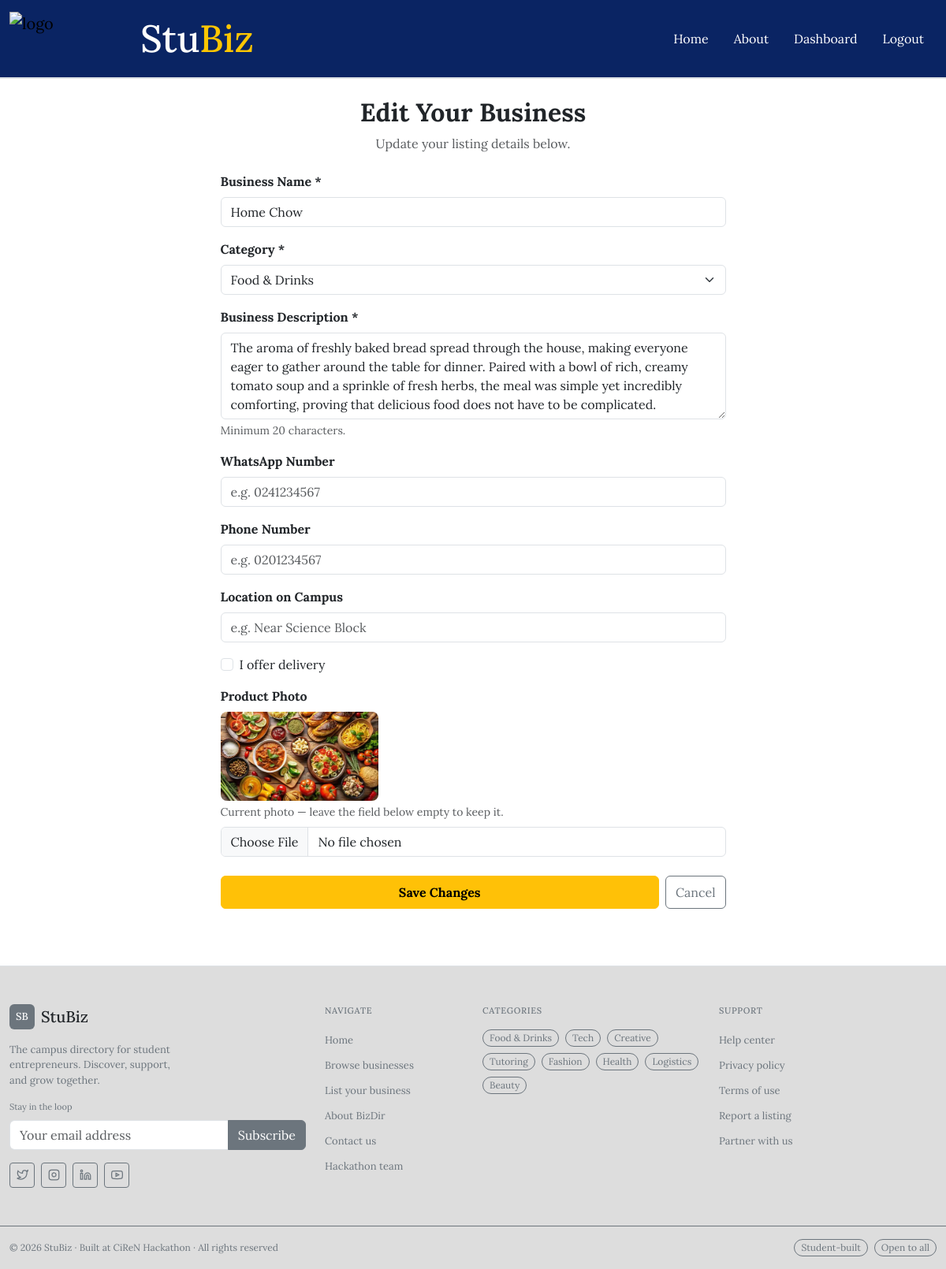
Screenshot of /business/52/edit (signed in) with the database file from the repository.
### tables this page shows
CREATE TABLE businesses (
    id              INTEGER PRIMARY KEY AUTOINCREMENT,
    business_name   TEXT NOT NULL,
    owner_name      TEXT NOT NULL,
    category        TEXT NOT NULL,
    description     TEXT NOT NULL,
    whatsapp        TEXT,
    phone           TEXT,
    location        TEXT,
    delivers        INTEGER DEFAULT 0,
    photo_filename  TEXT,
    date_added      TIMESTAMP DEFAULT CURRENT_TIMESTAMP,
    is_verified     INTEGER DEFAULT 0,
    email           TEXT
, user_id INTEGER);

### app.py (the view, shortened to what this page needs)
@app.route("/business/<int:business_id>/edit", methods=["GET", "POST"])
@login_required
def edit_business(business_id):
    business = database.get_business_by_id(business_id)
    if not business or business['user_id'] != current_user.id:
        flash("Security Alert: You do not have permission to edit this listing.", "error")
        return redirect(url_for('dashboard'))
    return render_template("edit_business.html", business=business)

### app.py (called while the page is built)
@login_manager.user_loader
def load_user(user_id):
    row = database.get_user_by_id(int(user_id))
    if row:
        return User(row)
    return None

### database.py (called while the page is built)
def get_connection():
    conn = sqlite3.connect(DATABASE_PATH)
    conn.row_factory = sqlite3.Row
    return conn

def get_business_by_id(business_id):
    conn = get_connection()
    row = conn.execute(
        "SELECT * FROM businesses WHERE id = ?",
        (business_id,)
    ).fetchone()
    conn.close()
    return row

def get_user_by_id(user_id):
    conn = get_connection()
    row = conn.execute("SELECT * FROM users WHERE id = ?", (user_id,)).fetchone()
    conn.close()
    return row

### templates/edit_business.html (shortened to what this page needs)
{% extends "base.html" %}
{% block main %}
<div class="container py-4">
    <div class="row justify-content-center">
        <div class="col-md-7">
            <div class="text-center mb-4">
                <h2 class="fw-bold">Edit Your Business</h2>
                <p class="text-muted">Update your listing details below.</p>
            </div>
            <form action="/business/{{ business.id }}/edit" method="POST" enctype="multipart/form-data">
                <div class="mb-3">
                    <label class="form-label fw-bold">Business Name *</label>
                    <input type="text" name="business_name" class="form-control"
                           value="{{ business.business_name }}" required>
               </div>
                <div class="mb-3">
                    <label class="form-label fw-bold">Category *</label>
                    <select name="category" class="form-select" required>
                        <option value="Food & Drinks" {% if business.category == "Food & Drinks" %}selected{% endif %}>Food & Drinks</option>
                    </select>
                </div>
                <div class="mb-3">
                    <label class="form-label fw-bold">Business Description *</label>
                    <textarea name="description" class="form-control" rows="4"
                              required>{{ business.description }}</textarea>
                    <div class="form-text text-muted">Minimum 20 characters.</div>
                </div>
                <div class="mb-3">
                    <label class="form-label fw-bold">WhatsApp Number</label>
                    <input type="text" name="whatsapp" class="form-control"
                           value="{{ business.whatsapp or '' }}" placeholder="e.g. 0241234567">
                </div>
                <div class="mb-3">
                    <label class="form-label fw-bold">Phone Number</label>
                    <input type="text" name="phone" class="form-control"
                           value="{{ business.phone or '' }}" placeholder="e.g. 0201234567">
                </div>
                <div class="mb-3">
                    <label class="form-label fw-bold">Location on Campus</label>
                    <input type="text" name="location" class="form-control"
                           value="{{ business.location or '' }}" placeholder="e.g. Near Science Block">
                </div>
                <div class="mb-3 form-check">
                    <input type="checkbox" name="delivers"
                           class="form-check-input" id="delivers"
                           {% if business.delivers %}checked{% endif %}>
                    <label class="form-check-label" for="delivers">
                        I offer delivery
                    </label>
                </div>
                <div class="mb-4">
                    <label class="form-label fw-bold">Product Photo</label>
                    {% if business.photo_filename %}
                        <div class="mb-2">
                            <img src="{{ url_for('static', filename='uploads/' + business.photo_filename) }}"
                                 style="width:200px; border-radius:8px;" alt="Current photo">
                            <div class="form-text text-muted">Current photo — leave the field below empty to keep it.</div>
                        </div>
                    {% endif %}
                    <input type="file" name="photo" id="photoInput"
                           class="form-control" accept="image/*">
                </div>
                <div class="d-flex gap-2">
                    <button type="submit" class="btn btn-warning fw-bold py-2 flex-fill">
                        Save Changes
                    </button>
                    <a href="/dashboard" class="btn btn-outline-secondary py-2">
                        Cancel
                    </a>
                </div>
            </form>
        </div>
    </div>
</div>
{% endblock main %}

### static/css/styles.css (style rules this page uses)
body { font-family: 'Lora', serif; }

### rows the page displays
businesses: business_name "Home Chow", category "Food & Drinks", description "The aroma of freshly baked bread spread through the house, making everyone eager to gather around the table for dinner. Paired with a bowl of rich, creamy tomato soup and a sprinkle of fresh herbs, the meal was simple yet incredibly comforting, proving that delicious food does not have to be complicated.", photo_filename (picture)
